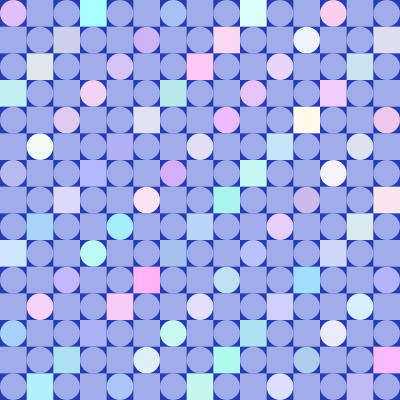
Frame 1 (no input)
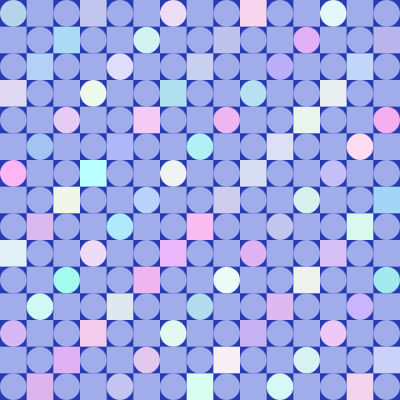
Frame 60 (no input)
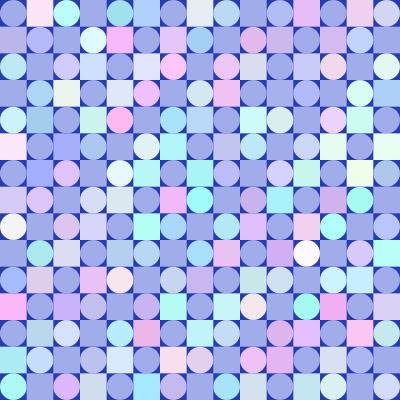
Frame 120 (the mouse pressed at the canvas centre since frame 60)

The p5.js sketch that drew these frames (run headless with seeded random() and noise() and a simulated clock; from frame 60 on, the mouse is pressed at the canvas centre):

// p5.js sketch
// ── sketch.js
let cols = 15;
let rows = 15;
let invert = false; 

function setup() {
  createCanvas(400, 400);
}

function draw() {
  background(38, 60, 176);

  for (let x = 0; x < cols; x++) {
    for (let y = 0; y < rows; y++) {
      let w = width / cols;
      let h = height / rows;
      
      if (((x + y) % 3 == 0) !== invert) {
        fill(random(161, 255), random(173, 255), random(235, 255));
      } else {
        fill(161, 173, 235);
      }
      
      noStroke();
      
      if ((x + y) % 2 == 0) {
        ellipse(x * w + w / 2, y * h + h / 2, w, h);
      } else {
        rect(x * w, y * h, w, h);
      }
    }
  }
}

function mousePressed() {
  invert = !invert;
}
